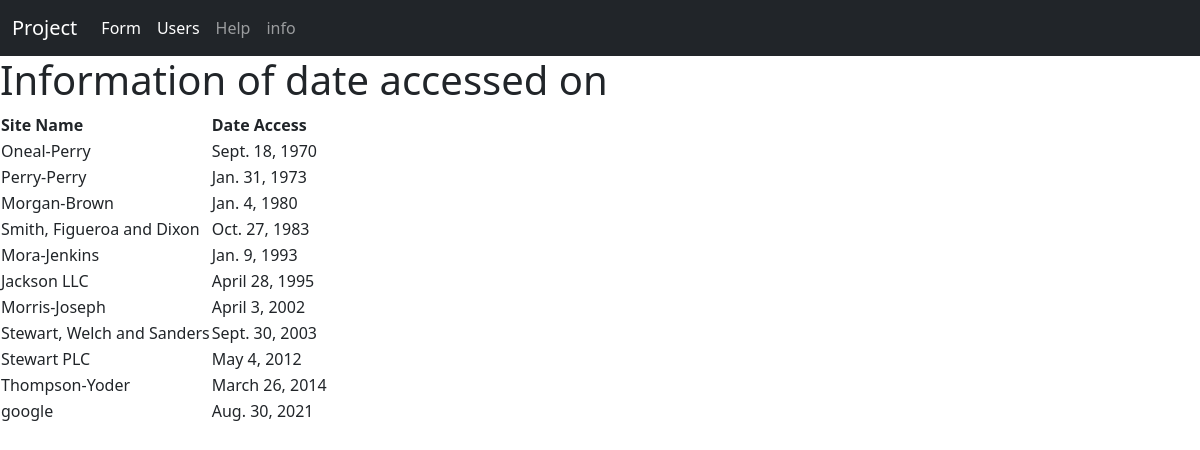
Screenshot of /app/info/ with the database file from the repository.
### mydjangoapp/models.py (models this page shows, shortened)
class Accesspage(models.Model):
    name = models.ForeignKey(Webpage, on_delete=models.CASCADE)
    date = models.DateField()

class Webpage(models.Model):
    topic = models.ForeignKey(Topic, on_delete=models.CASCADE)
    name = models.CharField(max_length=264, unique=True)
    url = models.URLField(unique=True)
    def __str__(self):
        return self.name

### mydjangoapp/views.py (the view)
def info(request):
    Webpagelist = Accesspage.objects.order_by('date')
    date_dir={'access_records': Webpagelist}
    return render(request, 'mydjangoapp/info.html',context=date_dir)

### templates/mydjangoapp/info.html
<!DOCTYPE html>
{% extends "mydjangoapp/base.html"%}
{% load static%}
{%block body_block%}
    <h1>Information of date accessed on</h1>
    <div class="infotable">
        {% if access_records %}
            <table>
                <thead>
                    <th>Site Name</th>
                    <th>Date Access</th>
                </thead>
            {% for acc in access_records %}
                <tr>
                    <td> {{acc.name}}</td>
                    <td> {{acc.date}}</td>
                </tr>
            {% endfor %}
            </table>
        {% else %}
            <p>NO access record found!</p>
        {% endif %}
    </div>
{%endblock%}

### rows the page displays
Accesspage: name "Oneal-Perry", date "Sept. 18, 1970"
Accesspage: name "Perry-Perry", date "Jan. 31, 1973"
Accesspage: name "Morgan-Brown", date "Jan. 4, 1980"
Accesspage: name "Smith, Figueroa and Dixon", date "Oct. 27, 1983"
Accesspage: name "Mora-Jenkins", date "Jan. 9, 1993"
Accesspage: name "Jackson LLC", date "April 28, 1995"
Accesspage: name "Morris-Joseph", date "April 3, 2002"
Accesspage: name "Stewart, Welch and Sanders", date "Sept. 30, 2003"
Accesspage: name "Stewart PLC", date "May 4, 2012"
Accesspage: name "Thompson-Yoder", date "March 26, 2014"
Accesspage: name "google", date "Aug. 30, 2021"
